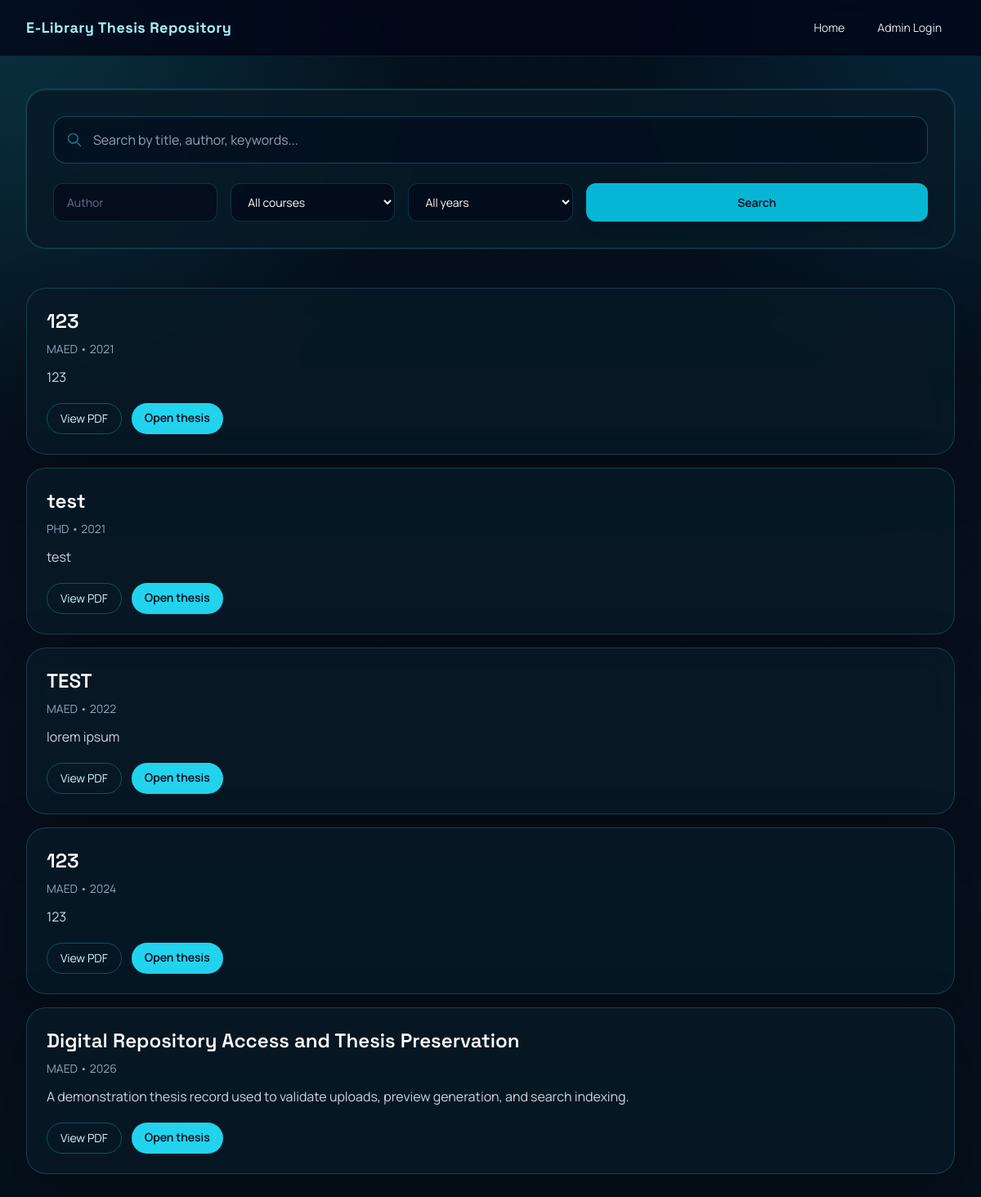
The app's page /search/ with its own data.
### theses/models.py (models this page shows, shortened)
class Thesis(models.Model):
    class Status(models.TextChoices):
        PENDING = "pending", "Pending"
        APPROVED = "approved", "Approved"
        REJECTED = "rejected", "Rejected"
    id = models.UUIDField(primary_key=True, default=uuid.uuid4, editable=False)
    title = models.CharField(max_length=255, db_index=True)
    abstract = models.TextField()
    pdf_file = models.FileField(upload_to="theses/%Y/%m/")
    preview_page = models.PositiveIntegerField(default=1)
    course = models.ForeignKey(Course, on_delete=models.PROTECT, related_name="theses")
    year = models.PositiveIntegerField(db_index=True)
    authors = models.ManyToManyField(Author, related_name="theses")
    keywords = models.ManyToManyField(Keyword, related_name="theses", blank=True)
    uploaded_by = models.ForeignKey(settings.AUTH_USER_MODEL, on_delete=models.SET_NULL, null=True, related_name="uploaded_theses")
    approved_by = models.ForeignKey(settings.AUTH_USER_MODEL, on_delete=models.SET_NULL, null=True, blank=True, related_name="approved_theses")
    status = models.CharField(max_length=20, choices=Status.choices, default=Status.PENDING, db_index=True)
    is_public = models.BooleanField(default=False)
    download_count = models.PositiveIntegerField(default=0)
    created_at = models.DateTimeField(auto_now_add=True)
    updated_at = models.DateTimeField(auto_now=True)
    published_at = models.DateTimeField(null=True, blank=True)
    class Meta:
        ordering = ["-created_at"]
        indexes = [
            models.Index(fields=["status", "year"]),
            models.Index(fields=["title"]),
        ]
    search_document = models.TextField(blank=True)

class Course(models.Model):
    name = models.CharField(max_length=120, unique=True)
    code = models.CharField(max_length=40, blank=True)
    department = models.CharField(max_length=120, blank=True)
    class Meta:
        ordering = ["name"]

### search/views.py (the view, shortened to what this page needs)
# urls.py: path("", SearchView.as_view(), name="search"),
class SearchView(ListView):
    model = Thesis
    template_name = "search/results.html"
    context_object_name = "results"
    paginate_by = 10
    def get_queryset(self):
        query = self.request.GET.get("q", "").strip()
        title = self.request.GET.get("title", "").strip()
        author = self.request.GET.get("author", "").strip()
        keyword = self.request.GET.get("keyword", "").strip()
        course = self.request.GET.get("course", "").strip()
        course_id = self.request.GET.get("course_id", "").strip()
        year = self.request.GET.get("year", "").strip()
        queryset = Thesis.objects.filter(is_public=True, status=Thesis.Status.APPROVED).select_related("course").prefetch_related("authors", "keywords")
        if title:
            queryset = queryset.filter(title__icontains=title)
        if author:
            queryset = queryset.filter(authors__full_name__icontains=author)
        if keyword:
            queryset = queryset.filter(keywords__name__icontains=keyword)
        if course_id:
            queryset = queryset.filter(course_id=course_id)
        elif course:
            queryset = queryset.filter(course__name__icontains=course)
        if year:
            queryset = queryset.filter(year=year)
        return queryset.distinct()
    def get_context_data(self, **kwargs):
        context = super().get_context_data(**kwargs)
        years = Thesis.objects.filter(is_public=True, status=Thesis.Status.APPROVED).values_list('year', flat=True).distinct().order_by('-year')
        context['years_list'] = sorted(set(years), reverse=True)
        return context

### templates/search/results.html (shortened to what this page needs)
{% extends 'base.html' %}
{% block content %}
<section class="mb-12">
    <div class="glass rounded-3xl p-8 accent-border mb-12">
        <form method="get" class="space-y-6">
            <div class="relative">
                <svg class="absolute left-4 top-1/2 -translate-y-1/2 w-5 h-5 text-cyan-400/50" fill="none" stroke="currentColor" viewBox="0 0 24 24">
                    <path stroke-linecap="round" stroke-linejoin="round" stroke-width="2" d="M21 21l-6-6m2-5a7 7 0 11-14 0 7 7 0 0114 0z" />
                </svg>
                <input name="q" list="global-search-suggestions" value="{{ request.GET.q }}" placeholder="Search by title, author, keywords..." class="w-full rounded-2xl border border-cyan-400/30 bg-slate-950/40 px-12 py-4 text-base text-white placeholder-slate-400 focus:border-cyan-300 focus:outline-none focus:ring-2 focus:ring-cyan-400/20 transition">
            </div>
            <div class="grid gap-4 grid-cols-1 sm:grid-cols-2 md:grid-cols-5">
                <input name="author" value="{{ request.GET.author }}" placeholder="Author" class="rounded-xl border border-cyan-400/20 bg-slate-950/60 px-4 py-3 text-sm text-white placeholder-slate-500 focus:border-cyan-300 focus:outline-none transition">
                <select name="course_id" class="rounded-xl border border-cyan-400/20 bg-slate-950/60 px-4 py-3 text-sm text-white focus:border-cyan-300 focus:outline-none transition cursor-pointer">
                    <option value="">All courses</option>
                </select>
                <select name="year" class="rounded-xl border border-cyan-400/20 bg-slate-950/60 px-4 py-3 text-sm text-white focus:border-cyan-300 focus:outline-none transition cursor-pointer">
                    <option value="">All years</option>
                </select>
                <button type="submit" class="md:col-span-2 rounded-xl bg-cyan-500 px-6 py-3 text-sm font-semibold text-slate-950 hover:bg-cyan-400 transition shadow-lg hover:shadow-cyan-500/30">
                    Search
                </button>
            </div>
        </form>
    </div>
</section>
<section>
    {% if results %}
        <div class="space-y-4">
            {% for thesis in results %}
                <article class="glass rounded-3xl p-6 transition hover:-translate-y-0.5 hover:border-cyan-300/40">
                    <h2 class="text-2xl font-semibold text-white"><a href="{% url 'thesis-detail' thesis.pk %}" class="hover:text-cyan-200">{{ thesis.title }}</a></h2>
                    <p class="mt-2 text-sm text-slate-400">{{ thesis.course.name }} • {{ thesis.year }}</p>
                    <p class="mt-3 text-slate-300">{{ thesis.abstract|truncatewords:32 }}</p>
                    <div class="mt-5 flex flex-wrap gap-3">
                        <a href="{% url 'thesis-pdf' thesis.pk %}" class="rounded-full border border-cyan-400/30 px-4 py-2 text-sm text-cyan-100 hover:bg-cyan-400/10 transition" onclick="showToast('Opening PDF viewer', 'info')">View PDF</a>
                        <a href="{% url 'thesis-detail' thesis.pk %}" class="rounded-full bg-cyan-400 px-4 py-2 text-sm font-semibold text-slate-950 hover:bg-cyan-300 transition" onclick="showToast('Opening thesis details', 'info')">Open thesis</a>
                    </div>
                </article>
            {% endfor %}
        </div>
    {% else %}
        <div class="glass rounded-3xl p-8 text-center text-slate-300">
            No search results found. Try different keywords or filters.
        </div>
    {% endif %}
</section>
{% endblock %}

### templates/base.html (style rules this page uses)
:root { --bg: #07111f; --panel: rgba(8, 26, 39, 0.82); --panel-border: rgba(104, 230, 255, 0.18); --text: #e7f8fb; --muted: #91b5bf; --accent: #22d3ee; --accent-strong: #06b6d4; }
body { font-family: 'Manrope', sans-serif; background: radial-gradient(circle at top left, rgba(34, 211, 238, 0.18), transparent 28%), radial-gradient(circle at top right, rgba(14, 165, 233, 0.16), transparent 24%), linear-gradient(180deg, #04101b 0%, #07111f 55%, #04101b 100%); color: var(--text); min-height: 100vh; }
h1, h2, h3, .brand { font-family: 'Space Grotesk', sans-serif; }
.glass { background: var(--panel); border: 1px solid var(--panel-border); backdrop-filter: blur(18px); box-shadow: 0 24px 70px rgba(0, 0, 0, 0.28); }
.accent-border { box-shadow: inset 0 1px 0 rgba(255,255,255,0.04), 0 0 0 1px rgba(34, 211, 238, 0.12); }

### records on screen
Thesis: title "123", course.name "MAED", year "2021", abstract "123"
Thesis: title "test", course.name "PHD", year "2021", abstract "test"
Thesis: title "TEST", course.name "MAED", year "2022", abstract "lorem ipsum"
Thesis: title "123", course.name "MAED", year "2024", abstract "123"
Thesis: title "Digital Repository Access and Thesis Preservation", course.name "MAED", year "2026", abstract "A demonstration thesis record used to validate uploads, preview generation, and search indexing."
